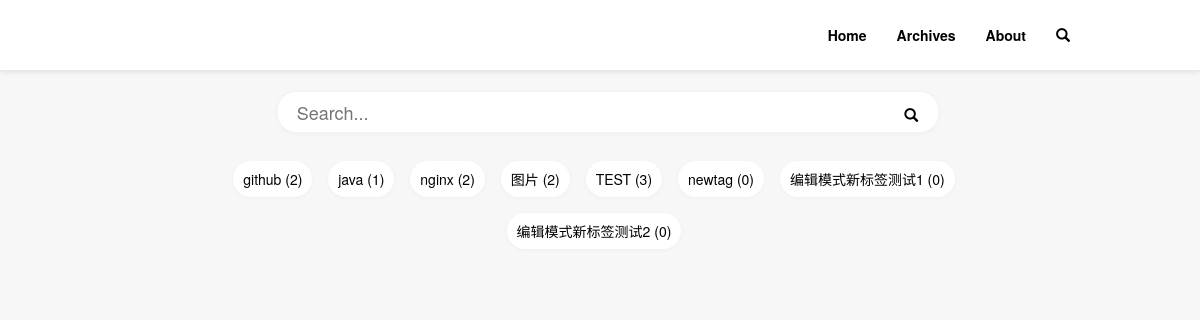
The app's page /search/ with its own data.
### blog/models.py (models this page shows)
class Tags(models.Model):
    tid = models.AutoField(primary_key=True)
    tag_name = models.CharField(max_length=18)

### blog/views.py (the view)
# urls.py: path('search/', views.search, name='search'),
def search(request):
    if request.META.get('HTTP_X_PJAX', False):
        tags = models.Tags.objects.all()
        return TemplateResponse(request, 'response/blog/search_response.html', {'tags':tags})
    elif request.method == 'GET':
        tags = models.Tags.objects.all()
        return render(request, 'view/blog/search.html', {'tags':tags})

### templates/view/blog/search.html (shortened to what this page needs)
{% extends "layout/base.html" %}
{% block body %}
    <div class="search-block">
        <div class="search-box text-center">
            <input class="search-title" type="text" placeholder="Search..."/>
            <a>
                <span class="glyphicon glyphicon-search search-button" aria-hidden="true"></span>
            </a>
        </div>
        <div class="search-tag text-center">
            {% for tag in tags %}
                <a tag-name="{{ tag.tag_name }}">{{ tag.tag_name }} ({{ tag.articlestotags_set.count }})</a>
            {% endfor %}
        </div>
    </div>
{% endblock %}

### static/css/base.css (style rules this page uses)
body { background-color: #f7f7f7; }
.search-box { margin:4px 0 20px 0; }
.search-box > input { position:absolute; left:10%; top:0; width:82%; height:4.2rem; font-size:1.8rem; border:1px solid rgba(184,197,214,.2); border-radius:1.9rem; padding:0 4.5rem 0 1.9rem; -webkit-box-shadow: 0 1px 4px rgba(0,0,0,.04); box-shadow: 0 1px 4px rgba(0,0,0,.04); }
.search-block .search-box a { color:black; }
.search-button { margin-left:80%; margin-top:0; cursor:pointer; padding:12px; }
.search-tag > a { cursor:pointer; text-decoration:none; color:black; padding:0.8rem 1.0rem; margin:0.8rem 1.2rem 0.8rem 0; border-radius:18px; display:inline-block; background-color:white; -webkit-box-shadow: 0 1px 4px rgba(0,0,0,.04); box-shadow: 0 1px 4px rgba(0,0,0,.04); }

### records on screen
Tags: tag_name "github", articlestotags_set.count "2"
Tags: tag_name "java", articlestotags_set.count "1"
Tags: tag_name "nginx", articlestotags_set.count "2"
Tags: tag_name "图片", articlestotags_set.count "2"
Tags: tag_name "TEST", articlestotags_set.count "3"
Tags: tag_name "newtag", articlestotags_set.count "0"
Tags: tag_name "编辑模式新标签测试1", articlestotags_set.count "0"
Tags: tag_name "编辑模式新标签测试2", articlestotags_set.count "0"
